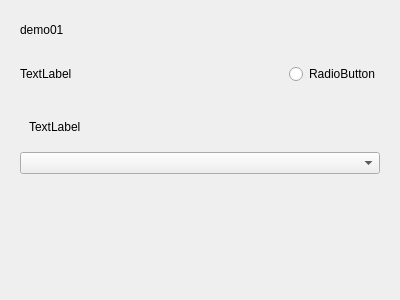
<?xml version="1.0" encoding="UTF-8"?>
<ui version="4.0">
 <class>CardDemo01Widget</class>
 <widget class="QWidget" name="CardDemo01Widget">
  <property name="geometry">
   <rect>
    <x>0</x>
    <y>0</y>
    <width>400</width>
    <height>300</height>
   </rect>
  </property>
  <property name="windowTitle">
   <string>Form</string>
  </property>
  <layout class="QVBoxLayout" name="verticalLayout">
   <item>
    <widget class="QWidget" name="titleWidget" native="true">
     <property name="maximumSize">
      <size>
       <width>16777215</width>
       <height>50</height>
      </size>
     </property>
     <layout class="QHBoxLayout" name="horizontalLayout">
      <item>
       <widget class="QLabel" name="label">
        <property name="text">
         <string>demo01</string>
        </property>
       </widget>
      </item>
      <item>
       <spacer name="horizontalSpacer_5">
        <property name="orientation">
         <enum>Qt::Horizontal</enum>
        </property>
        <property name="sizeHint" stdset="0">
         <size>
          <width>319</width>
          <height>20</height>
         </size>
        </property>
       </spacer>
      </item>
     </layout>
    </widget>
   </item>
   <item>
    <widget class="QWidget" name="widget_2" native="true">
     <layout class="QHBoxLayout" name="horizontalLayout_2">
      <item>
       <widget class="QLabel" name="label_3">
        <property name="text">
         <string>TextLabel</string>
        </property>
       </widget>
      </item>
      <item>
       <spacer name="horizontalSpacer_6">
        <property name="orientation">
         <enum>Qt::Horizontal</enum>
        </property>
        <property name="sizeHint" stdset="0">
         <size>
          <width>206</width>
          <height>20</height>
         </size>
        </property>
       </spacer>
      </item>
      <item>
       <widget class="QRadioButton" name="radioButton">
        <property name="text">
         <string>RadioButton</string>
        </property>
       </widget>
      </item>
     </layout>
    </widget>
   </item>
   <item>
    <widget class="QWidget" name="widget_3" native="true">
     <layout class="QVBoxLayout" name="verticalLayout_2">
      <item>
       <widget class="QWidget" name="widget_4" native="true">
        <layout class="QHBoxLayout" name="horizontalLayout_3">
         <item>
          <widget class="QLabel" name="label_4">
           <property name="text">
            <string>TextLabel</string>
           </property>
          </widget>
         </item>
         <item>
          <spacer name="horizontalSpacer">
           <property name="orientation">
            <enum>Qt::Horizontal</enum>
           </property>
           <property name="sizeHint" stdset="0">
            <size>
             <width>40</width>
             <height>20</height>
            </size>
           </property>
          </spacer>
         </item>
        </layout>
       </widget>
      </item>
      <item>
       <widget class="QComboBox" name="comboBox"/>
      </item>
     </layout>
    </widget>
   </item>
   <item>
    <spacer name="verticalSpacer">
     <property name="orientation">
      <enum>Qt::Vertical</enum>
     </property>
     <property name="sizeHint" stdset="0">
      <size>
       <width>20</width>
       <height>40</height>
      </size>
     </property>
    </spacer>
   </item>
  </layout>
 </widget>
 <resources/>
 <connections/>
</ui>
